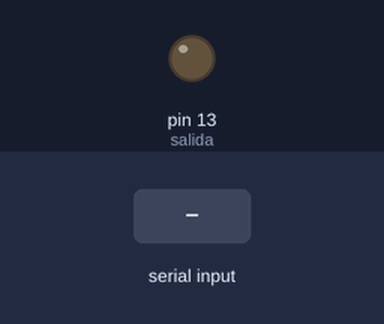
A sketch run on a simulated Arduino Uno, built with avr-gcc and run on an emulated ATmega328P. On the bench: output pins drawn as LEDs (lit = HIGH). Inputs (shaded band) come from the test bench.

Above: at 1.2 s.
1.3 s: "1" received over Serial
At 2.5 s:
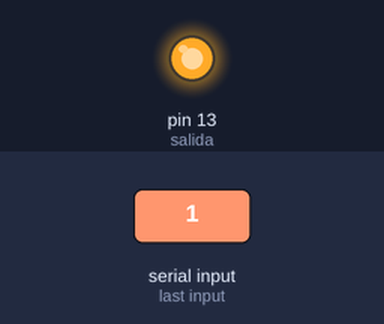
2.8 s: "0" received over Serial
At 3.6 s:
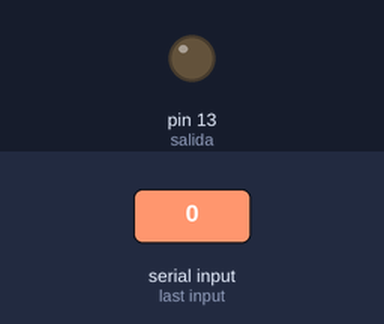
Timing chart, 0 to 5.8 s (numbered marks = the images above; inputs shaded):
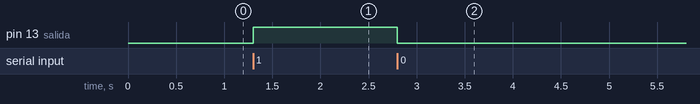

Measured:
- after the input at 1.3 s, pin 13 (salida): LOW → HIGH at once
- after the input at 2.8 s, pin 13 (salida): HIGH → LOW at once

The sketch:

lectura.ino.ino
```cpp
/*
Practica de X Electrónica Analógica
Universidad Mariano Galvez de Guatemala
Sede Cobán Plan Fin de Semana
*/

char valor; //Variable para guardar caracteres recibidos
int salida = 13;


void setup(){
    Serial.begin(9600); //Velocidad de comunicación verficar que sea la misma que en la app de node
    pinMode(salida, OUTPUT); // Salida que accionará el Transistor y Relé
}

void loop(){
  if (Serial.available() > 0){ //validador de trabajo de lectura serial
      valor = Serial.read(); //Guardado del valor serial recibido
        switch(valor){
            case '1' :  //Opción de encendido
              digitalWrite(salida, HIGH);
              break;

            default: //Todo parametro enviado por serial que no tenga condición apaga el LED esto puede mejorarlo
              digitalWrite(salida,LOW);
              break;
          }
    }
}
```
